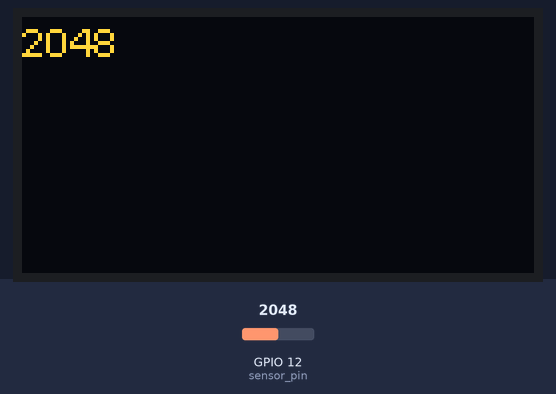
The sketch below on a simulated ESP32. Shown: 128×64 one-colour display. The inputs (shaded band) are chosen by the test bench; at power-on: GPIO 12 (sensor_pin) = 2048. The OLED is the two-colour kind (top 16 rows yellow); what the sketch prints to the serial monitor is not drawn.

Above: at 3.6 s.
3.7 s: GPIO 12 (sensor_pin) set to 2866
At 6.4 s:
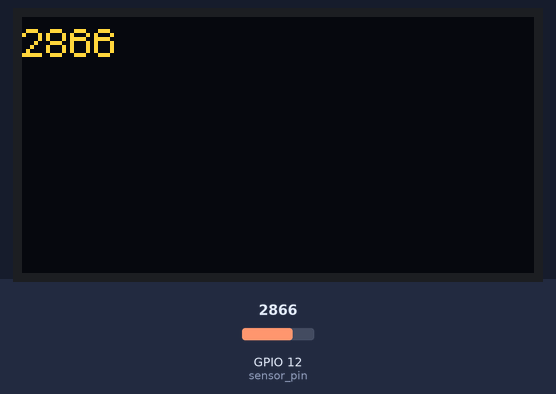
7.5 s: GPIO 12 (sensor_pin) set to 3603
At 10.2 s:
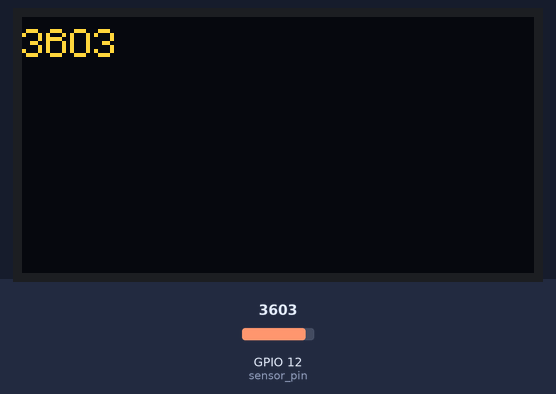
10.5 s: GPIO 12 (sensor_pin) set to 4095
At 13.2 s:
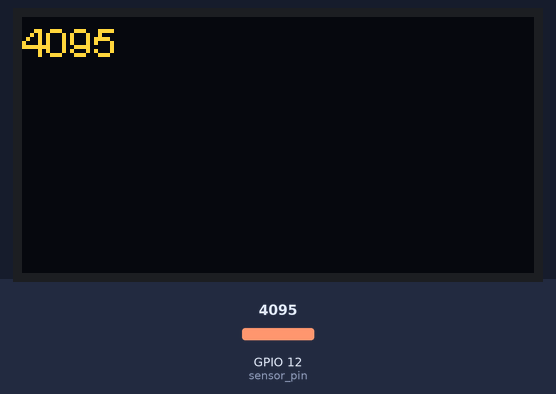
Timing chart, 0 to 14.7 s (numbered marks = the images above; inputs shaded):
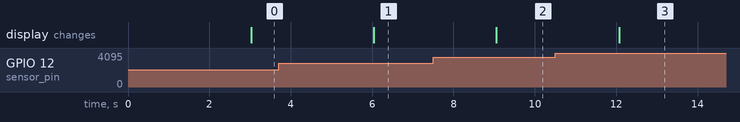

Measured:
- after the input at 3.7 s, the display: changes after 2.3 s (image 1)
- after the input at 7.5 s, the display: changes after 1.6 s (image 2)
- after the input at 10.5 s, the display: changes after 1.6 s (image 3)

The sketch:

final.ino
```cpp
const int sensor_pin = 12;
#include <Wire.h>
#include "SSD1306Wire.h"
SSD1306Wire  display(0x3c, 21, 22);

void setup() {
  Serial.begin(115200);
  pinMode(sensor_pin, INPUT);


    Serial.begin(115200);

    // Initialising the UI will init the display too.
    display.init();

    display.flipScreenVertically(); //畫面上下顛倒顯示
    pinMode(34,INPUT);
    display.clear(); //清空畫面
}

void loop() {
  Serial.println(analogRead(sensor_pin));
  if(analogRead(sensor_pin)>=100){
    Serial.print("too heavy");
  delay(3000);


  int input = analogRead(sensor_pin);
    Serial.println(input);
    display.clear(); //清空畫面
    display.setFont(ArialMT_Plain_10);   //設定字型與大小
    display.drawString(0, 0, String(input));  //(x座標,y座標,"字串")

    display.display(); //顯示畫面
}
}
```
